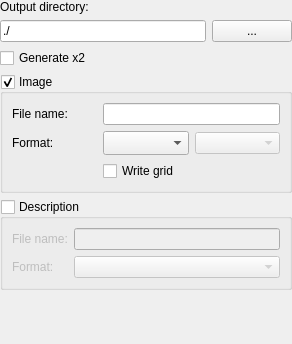
<?xml version="1.0" encoding="UTF-8"?>
<ui version="4.0">
 <class>OutputFrame</class>
 <widget class="QWidget" name="OutputFrame">
  <property name="geometry">
   <rect>
    <x>0</x>
    <y>0</y>
    <width>292</width>
    <height>344</height>
   </rect>
  </property>
  <property name="sizePolicy">
   <sizepolicy hsizetype="Minimum" vsizetype="Minimum">
    <horstretch>0</horstretch>
    <verstretch>0</verstretch>
   </sizepolicy>
  </property>
  <property name="windowTitle">
   <string>Frame</string>
  </property>
  <property name="locale">
   <locale language="English" country="UnitedStates"/>
  </property>
  <layout class="QGridLayout" name="gridLayout">
   <property name="sizeConstraint">
    <enum>QLayout::SetMinimumSize</enum>
   </property>
   <property name="leftMargin">
    <number>0</number>
   </property>
   <property name="topMargin">
    <number>0</number>
   </property>
   <property name="rightMargin">
    <number>0</number>
   </property>
   <property name="bottomMargin">
    <number>0</number>
   </property>
   <item row="0" column="0">
    <widget class="QLabel" name="label">
     <property name="text">
      <string>Output directory:</string>
     </property>
     <property name="buddy">
      <cstring>lineEditPath</cstring>
     </property>
    </widget>
   </item>
   <item row="1" column="1">
    <widget class="QPushButton" name="pushButtonSelectPath">
     <property name="text">
      <string notr="true">...</string>
     </property>
    </widget>
   </item>
   <item row="3" column="0" colspan="2">
    <widget class="QGroupBox" name="groupBoxImage">
     <property name="title">
      <string>Image</string>
     </property>
     <property name="checkable">
      <bool>true</bool>
     </property>
     <layout class="QGridLayout" name="gridLayout_2">
      <item row="0" column="1" colspan="2">
       <widget class="QLineEdit" name="lineEditImageFilename"/>
      </item>
      <item row="0" column="0">
       <widget class="QLabel" name="label_2">
        <property name="text">
         <string>File name:</string>
        </property>
        <property name="buddy">
         <cstring>lineEditImageFilename</cstring>
        </property>
       </widget>
      </item>
      <item row="1" column="1">
       <widget class="QComboBox" name="comboBoxImageFormat">
        <property name="sizeAdjustPolicy">
         <enum>QComboBox::AdjustToMinimumContentsLengthWithIcon</enum>
        </property>
        <property name="frame">
         <bool>true</bool>
        </property>
       </widget>
      </item>
      <item row="1" column="0">
       <widget class="QLabel" name="label_3">
        <property name="text">
         <string>Format:</string>
        </property>
        <property name="buddy">
         <cstring>comboBoxImageFormat</cstring>
        </property>
       </widget>
      </item>
      <item row="1" column="2">
       <widget class="QComboBox" name="comboBoxImageChannels">
        <property name="enabled">
         <bool>false</bool>
        </property>
       </widget>
      </item>
      <item row="3" column="1">
       <widget class="QCheckBox" name="checkBoxDrawGrid">
        <property name="text">
         <string>Write grid</string>
        </property>
       </widget>
      </item>
      <item row="3" column="2">
       <widget class="ColorButton" name="widgetGridColor" native="true">
        <property name="enabled">
         <bool>false</bool>
        </property>
       </widget>
      </item>
     </layout>
    </widget>
   </item>
   <item row="4" column="0" colspan="2">
    <widget class="QGroupBox" name="groupBoxDescription">
     <property name="enabled">
      <bool>true</bool>
     </property>
     <property name="title">
      <string>Description</string>
     </property>
     <property name="checkable">
      <bool>true</bool>
     </property>
     <property name="checked">
      <bool>false</bool>
     </property>
     <layout class="QGridLayout" name="gridLayout_3">
      <item row="0" column="1">
       <widget class="QLineEdit" name="lineEditDescriptionFilename"/>
      </item>
      <item row="0" column="0">
       <widget class="QLabel" name="label_4">
        <property name="text">
         <string>File name:</string>
        </property>
       </widget>
      </item>
      <item row="1" column="0">
       <widget class="QLabel" name="label_5">
        <property name="text">
         <string>Format:</string>
        </property>
       </widget>
      </item>
      <item row="1" column="1">
       <widget class="QComboBox" name="comboBoxDescriptionType"/>
      </item>
     </layout>
    </widget>
   </item>
   <item row="5" column="0">
    <spacer name="verticalSpacer">
     <property name="orientation">
      <enum>Qt::Vertical</enum>
     </property>
     <property name="sizeHint" stdset="0">
      <size>
       <width>20</width>
       <height>40</height>
      </size>
     </property>
    </spacer>
   </item>
   <item row="1" column="0">
    <widget class="QLineEdit" name="lineEditPath">
     <property name="text">
      <string>./</string>
     </property>
     <property name="readOnly">
      <bool>true</bool>
     </property>
    </widget>
   </item>
   <item row="2" column="0" colspan="2">
    <widget class="QCheckBox" name="checkBoxGenerateX2">
     <property name="text">
      <string>Generate x2</string>
     </property>
    </widget>
   </item>
  </layout>
 </widget>
 <customwidgets>
  <customwidget>
   <class>ColorButton</class>
   <extends>QWidget</extends>
   <header>colorbutton.h</header>
   <container>1</container>
  </customwidget>
 </customwidgets>
 <resources/>
 <connections/>
</ui>
